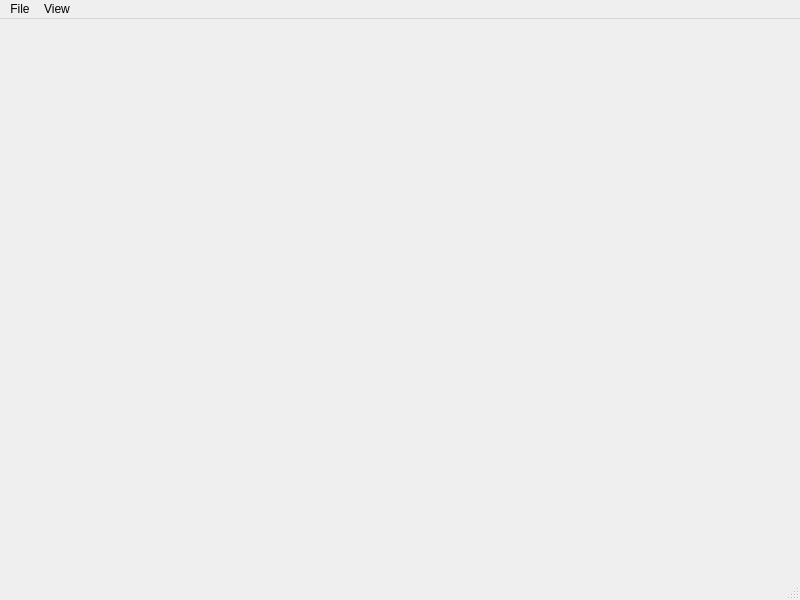
<?xml version="1.0" encoding="UTF-8"?>
<ui version="4.0">
 <class>MainWindow</class>
 <widget class="QMainWindow" name="MainWindow">
  <property name="geometry">
   <rect>
    <x>0</x>
    <y>0</y>
    <width>800</width>
    <height>600</height>
   </rect>
  </property>
  <property name="windowTitle">
   <string>MainWindow</string>
  </property>
  <widget class="QWidget" name="centralwidget"/>
  <widget class="QMenuBar" name="menubar">
   <property name="geometry">
    <rect>
     <x>0</x>
     <y>0</y>
     <width>800</width>
     <height>25</height>
    </rect>
   </property>
   <widget class="QMenu" name="menuFiles">
    <property name="title">
     <string>File</string>
    </property>
    <addaction name="actionImport_matrice"/>
    <addaction name="actionSave_Graph"/>
    <addaction name="separator"/>
    <addaction name="actionExit"/>
   </widget>
   <widget class="QMenu" name="menuActions">
    <property name="title">
     <string>View</string>
    </property>
    <addaction name="actionGraph"/>
    <addaction name="actionClusters"/>
    <addaction name="separator"/>
    <addaction name="actionMatrice"/>
    <addaction name="actionFloyd_Warshall"/>
    <addaction name="actionCluster_Matrice"/>
   </widget>
   <addaction name="menuFiles"/>
   <addaction name="menuActions"/>
  </widget>
  <widget class="QStatusBar" name="statusbar"/>
  <action name="actionImport_matrice">
   <property name="text">
    <string>Import...</string>
   </property>
   <property name="shortcut">
    <string>Ctrl+O</string>
   </property>
  </action>
  <action name="actionSave_Graph">
   <property name="text">
    <string>Export...</string>
   </property>
   <property name="shortcut">
    <string>Ctrl+S</string>
   </property>
  </action>
  <action name="actionExit">
   <property name="text">
    <string>Exit</string>
   </property>
   <property name="shortcut">
    <string>Ctrl+Q</string>
   </property>
  </action>
  <action name="actionGraph">
   <property name="text">
    <string>Base Graph</string>
   </property>
   <property name="shortcut">
    <string>Ctrl+&amp;</string>
   </property>
  </action>
  <action name="actionClusters">
   <property name="text">
    <string>Cluster Graph</string>
   </property>
   <property name="shortcut">
    <string>Ctrl+&quot;</string>
   </property>
  </action>
  <action name="actionMatrice">
   <property name="text">
    <string>Base Matrice</string>
   </property>
   <property name="shortcut">
    <string>1</string>
   </property>
  </action>
  <action name="actionFloyd_Warshall">
   <property name="text">
    <string>Floyd-Warshall</string>
   </property>
   <property name="shortcut">
    <string>2</string>
   </property>
  </action>
  <action name="actionCluster_Matrice">
   <property name="text">
    <string>Cluster Matrice</string>
   </property>
   <property name="shortcut">
    <string>3</string>
   </property>
  </action>
 </widget>
 <resources/>
 <connections/>
</ui>
